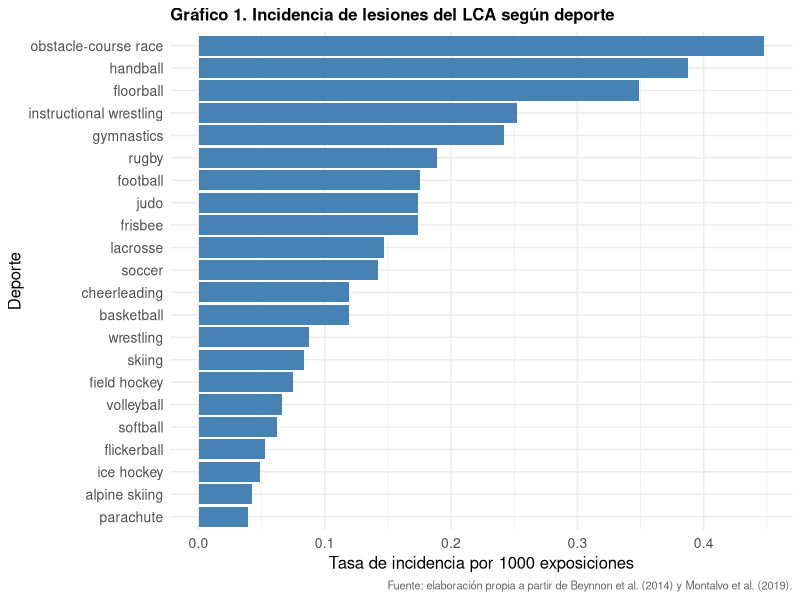
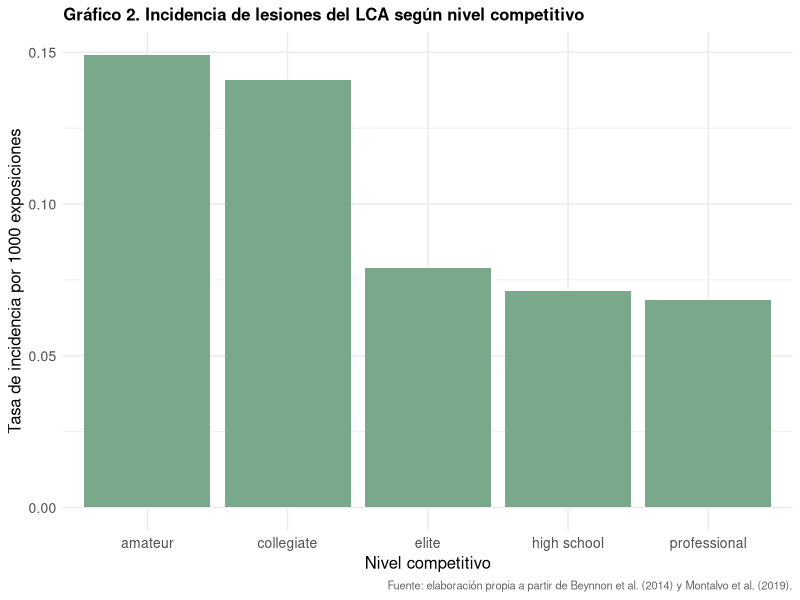
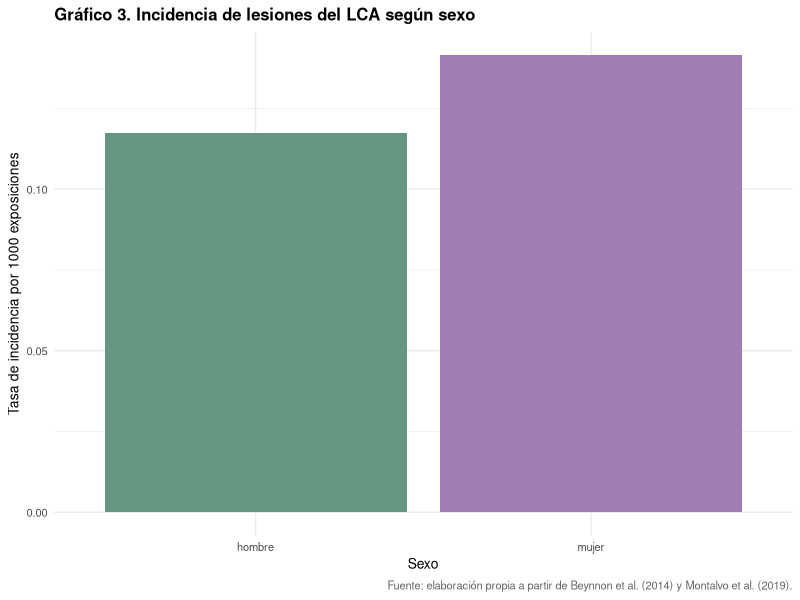
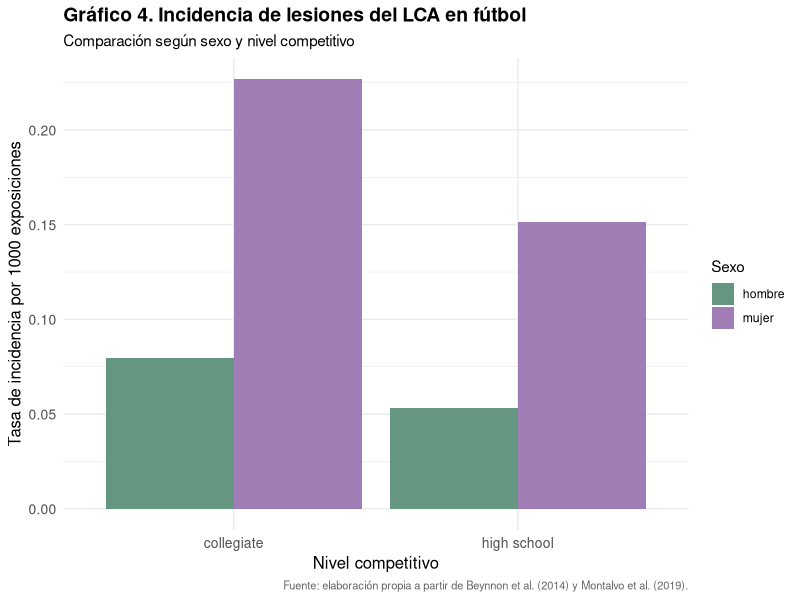

These charts were generated, in order, by the following R code:
## ---- chunk 1
#| echo: false
#| message: false


library(tidyverse)

## ---- chunk 2
#| echo: false
#| message: false

library(readxl)
base_maestra_lca <- read_excel("../data/Data_Integrada/base_maestra_lca.xlsx",
    sheet = "Base_maestra"
    )
## ---- chunk 3
#| echo: false

knitr::kable(
  head(
    base_maestra_lca[, c(
      "deporte",
      "sexo",
      "nivel.agrupado",
      "lesiones.lca",
      "exposiciones",
      "tasa.por.1000"
    )],
    5
  ),
  caption = 
    "Muestra de la base de datos integrada.",
    digits = 3
)
## ---- chunk 4
#| echo: false

incidencia.deporte <- base_maestra_lca |>
  filter(
    deporte != "desconocido",
    deporte != "soccer, basketball",
    exposiciones > 0
  ) |>
  group_by(deporte) |>
  summarise(
    lesiones = sum(lesiones.lca),
    exposiciones = sum(exposiciones)
  ) |>
  mutate(
    tasa.incidencia = (lesiones / exposiciones) * 1000
  )

incidencia.deporte.top <- incidencia.deporte |>
  slice_max(
    order_by = tasa.incidencia,
    n = 22,
    with_ties = FALSE
  )


## ---- chunk 5
#| echo: false

grafico.deporte <- ggplot(
  incidencia.deporte.top,
  aes(
    x = reorder(deporte, tasa.incidencia),
    y = tasa.incidencia
  )
) +
  geom_col(fill = "steelblue") +
  coord_flip() +
  labs(
    title = stringr::str_wrap("Gráfico 1. Incidencia de lesiones del LCA según deporte"),
    x = "Deporte",
    y = "Tasa de incidencia por 1000 exposiciones",
    caption = paste(
  "Fuente: elaboración propia a partir de",
  "Beynnon et al. (2014) y Montalvo et al. (2019)."
)
  ) +
  theme_minimal() +
  theme(
    plot.caption = element_text(
  size = 8,
  hjust = 1,
  color = "grey40"
),
    plot.title = element_text(size = 12, face = "bold"),
    axis.title = element_text(size = 12),
    axis.text = element_text(size = 10)
  )

grafico.deporte


## ---- chunk 6
#| echo: false

incidencia.nivel <- base_maestra_lca |>
  filter(
    nivel.agrupado %in% c(
      "amateur",
      "collegiate",
      "elite",
      "high school",
      "professional"),
    exposiciones > 0
  ) |>
  group_by(nivel.agrupado) |>
  summarise(
    lesiones = sum(lesiones.lca),
    exposiciones = sum(exposiciones)
  ) |>
  mutate(
    tasa.incidencia = (lesiones / exposiciones) * 1000
  )
## ---- chunk 7
#| echo: false
#| fig-width: 6
#| fig-height: 3.5
#| out-width: "80%"
#| fig-align: center

grafico.nivel <- ggplot(
  incidencia.nivel,
  aes(
    x = reorder(nivel.agrupado, -tasa.incidencia),
    y = tasa.incidencia
  )
) +
  geom_col(fill = "#79A88B") +
  labs(
    title = "Gráfico 2. Incidencia de lesiones del LCA según nivel competitivo",
    x = "Nivel competitivo",
    y = "Tasa de incidencia por 1000 exposiciones",
    caption = paste(
  "Fuente: elaboración propia a partir de",
  "Beynnon et al. (2014) y Montalvo et al. (2019)."
)
  ) +
  theme_minimal() +
  theme(
    plot.caption = element_text(
  size = 8,
  hjust = 1,
  color = "grey40"
),
    plot.title = element_text(size = 12, face = "bold"),
    axis.title = element_text(size = 12),
    axis.text = element_text(size = 10)
  )

grafico.nivel


## ---- chunk 8
#| echo: false

incidencia.sexo <- base_maestra_lca |>
  filter(
    sexo != "desconocido",
    exposiciones > 0
  ) |>
  group_by(sexo) |>
  summarise(
    lesiones = sum(lesiones.lca),
    exposiciones = sum(exposiciones)
  ) |>
  mutate(
    tasa.incidencia = (lesiones / exposiciones) * 1000
  )


## ---- chunk 9
#| echo: false
#| fig-width: 6
#| fig-height: 3.5
#| out-width: "80%"
#| fig-align: center

grafico.sexo <- ggplot(
  incidencia.sexo,
  aes(
    x = sexo,
    y = tasa.incidencia,
    fill = sexo
  )
) +
  geom_col() +
  scale_fill_manual(
  values = c(
    "hombre" = "#659681", 
    "mujer" = "#A17DB5")
) +
labs(
    title = "Gráfico 3. Incidencia de lesiones del LCA según sexo",
    x = "Sexo",
    y = "Tasa de incidencia por 1000 exposiciones",
    caption = paste(
  "Fuente: elaboración propia a partir de",
  "Beynnon et al. (2014) y Montalvo et al. (2019)."
)
  ) +
  theme_minimal() +
  theme(
    plot.caption = element_text(
  size = 8,
  hjust = 1,
  color = "grey40"
),
    plot.title = element_text(size = 12, face = "bold"),
    axis.title = element_text(size = 10),
    axis.text = element_text(size = 8),
    legend.position = "none"
  )


grafico.sexo
## ---- chunk 10
#| echo: false

soccer.caso <- base_maestra_lca |>
  filter(
    deporte == "soccer",
    sexo %in% c("hombre", "mujer"),
    nivel.agrupado %in% c("high school", "collegiate"),
    exposiciones > 0
  ) |>
  group_by(nivel.agrupado, sexo) |>
  summarise(
    lesiones = sum(lesiones.lca),
    exposiciones = sum(exposiciones),
    .groups = "drop"
  ) |>
  mutate(
    tasa.incidencia = (lesiones / exposiciones) * 1000
  )
## ---- chunk 11
#| echo: false
#| fig-width: 6
#| fig-height: 3.5
#| out-width: "80%"
#| fig-align: center

grafico.soccer <- ggplot(
  soccer.caso,
  aes(
    x = nivel.agrupado,
    y = tasa.incidencia,
    fill = sexo
  )
) +
  geom_col(
    position = "dodge"
  ) +
  scale_fill_manual(
  values = c(
    "hombre" = "#659681", 
    "mujer" = "#A17DB5")
  ) +
labs(
    title = "Gráfico 4. Incidencia de lesiones del LCA en fútbol",
    subtitle = "Comparación según sexo y nivel competitivo",
    x = "Nivel competitivo",
    y = "Tasa de incidencia por 1000 exposiciones",
    fill = "Sexo",
    caption = paste(
  "Fuente: elaboración propia a partir de",
  "Beynnon et al. (2014) y Montalvo et al. (2019)."
)
  ) +
  theme_minimal() +
  theme(
    plot.caption = element_text(
  size = 8,
  hjust = 1,
  color = "grey40"
),
    plot.title = element_text(size = 14, face = "bold"),
    axis.title = element_text(size = 12),
    axis.text = element_text(size = 10)
  )

grafico.soccer
